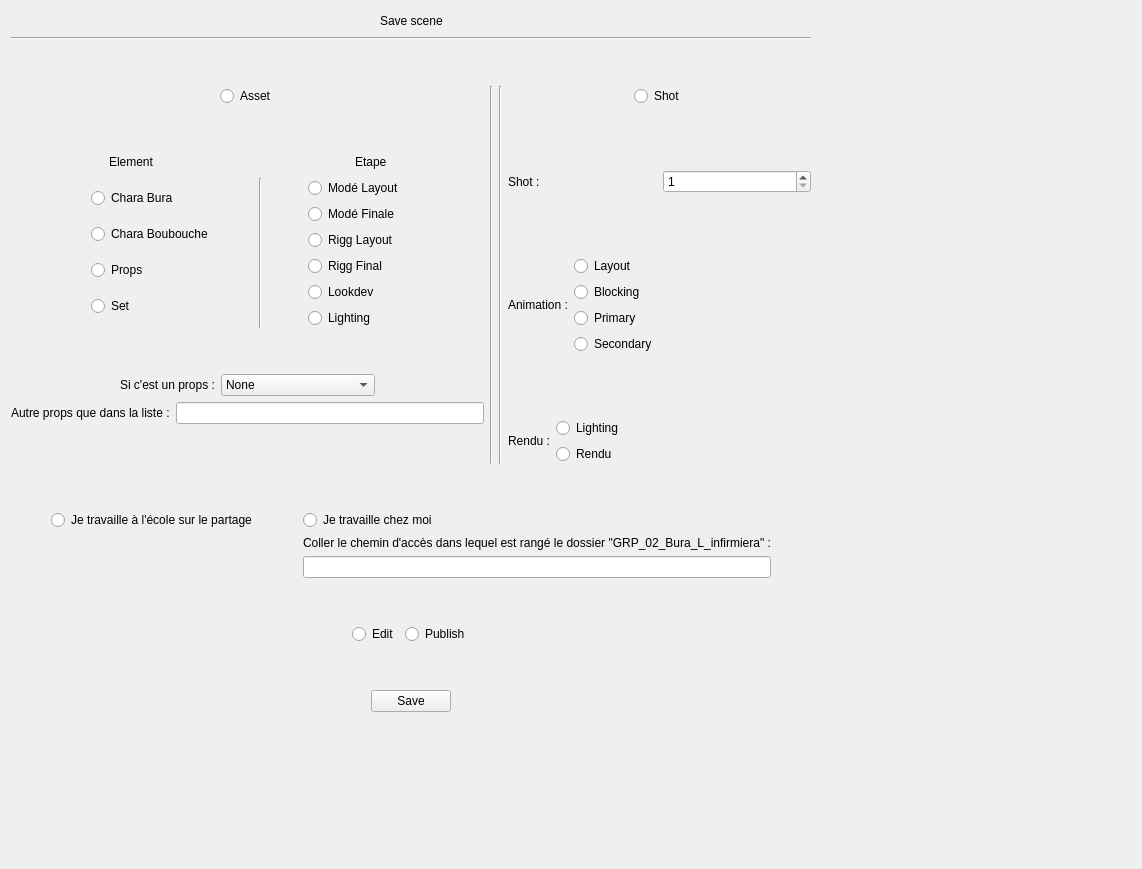
<?xml version="1.0" encoding="UTF-8"?>
<ui version="4.0">
 <class>Form</class>
 <widget class="QWidget" name="Form">
  <property name="geometry">
   <rect>
    <x>0</x>
    <y>0</y>
    <width>1142</width>
    <height>869</height>
   </rect>
  </property>
  <property name="windowTitle">
   <string>Form</string>
  </property>
  <layout class="QGridLayout" name="gridLayout">
   <item row="0" column="0">
    <layout class="QVBoxLayout" name="verticalLayout">
     <item>
      <layout class="QHBoxLayout" name="horizontalLayout">
       <item>
        <spacer name="horizontalSpacer">
         <property name="orientation">
          <enum>Qt::Horizontal</enum>
         </property>
         <property name="sizeHint" stdset="0">
          <size>
           <width>40</width>
           <height>20</height>
          </size>
         </property>
        </spacer>
       </item>
       <item>
        <widget class="QLabel" name="label">
         <property name="text">
          <string>Save scene</string>
         </property>
        </widget>
       </item>
       <item>
        <spacer name="horizontalSpacer_2">
         <property name="orientation">
          <enum>Qt::Horizontal</enum>
         </property>
         <property name="sizeHint" stdset="0">
          <size>
           <width>40</width>
           <height>20</height>
          </size>
         </property>
        </spacer>
       </item>
      </layout>
     </item>
     <item>
      <widget class="Line" name="line">
       <property name="orientation">
        <enum>Qt::Horizontal</enum>
       </property>
      </widget>
     </item>
     <item>
      <spacer name="verticalSpacer_13">
       <property name="orientation">
        <enum>Qt::Vertical</enum>
       </property>
       <property name="sizeHint" stdset="0">
        <size>
         <width>20</width>
         <height>40</height>
        </size>
       </property>
      </spacer>
     </item>
     <item>
      <layout class="QHBoxLayout" name="horizontalLayout_12">
       <item>
        <layout class="QVBoxLayout" name="verticalLayout_3">
         <item>
          <layout class="QHBoxLayout" name="horizontalLayout_14">
           <item>
            <spacer name="horizontalSpacer_23">
             <property name="orientation">
              <enum>Qt::Horizontal</enum>
             </property>
             <property name="sizeHint" stdset="0">
              <size>
               <width>40</width>
               <height>20</height>
              </size>
             </property>
            </spacer>
           </item>
           <item>
            <widget class="projectType" name="projectTypeAsset">
             <property name="text">
              <string>Asset</string>
             </property>
             <attribute name="buttonGroup">
              <string notr="true">projectType</string>
             </attribute>
            </widget>
           </item>
           <item>
            <spacer name="horizontalSpacer_4">
             <property name="orientation">
              <enum>Qt::Horizontal</enum>
             </property>
             <property name="sizeHint" stdset="0">
              <size>
               <width>40</width>
               <height>20</height>
              </size>
             </property>
            </spacer>
           </item>
          </layout>
         </item>
         <item>
          <spacer name="verticalSpacer_2">
           <property name="orientation">
            <enum>Qt::Vertical</enum>
           </property>
           <property name="sizeHint" stdset="0">
            <size>
             <width>20</width>
             <height>40</height>
            </size>
           </property>
          </spacer>
         </item>
         <item>
          <layout class="QHBoxLayout" name="horizontalLayout_3">
           <item>
            <spacer name="horizontalSpacer_7">
             <property name="orientation">
              <enum>Qt::Horizontal</enum>
             </property>
             <property name="sizeHint" stdset="0">
              <size>
               <width>40</width>
               <height>20</height>
              </size>
             </property>
            </spacer>
           </item>
           <item>
            <widget class="QLabel" name="label_5">
             <property name="text">
              <string>Element</string>
             </property>
            </widget>
           </item>
           <item>
            <spacer name="horizontalSpacer_10">
             <property name="orientation">
              <enum>Qt::Horizontal</enum>
             </property>
             <property name="sizeHint" stdset="0">
              <size>
               <width>40</width>
               <height>20</height>
              </size>
             </property>
            </spacer>
           </item>
           <item>
            <spacer name="horizontalSpacer_8">
             <property name="orientation">
              <enum>Qt::Horizontal</enum>
             </property>
             <property name="sizeHint" stdset="0">
              <size>
               <width>40</width>
               <height>20</height>
              </size>
             </property>
            </spacer>
           </item>
           <item>
            <widget class="QLabel" name="label_4">
             <property name="text">
              <string>Etape</string>
             </property>
            </widget>
           </item>
           <item>
            <spacer name="horizontalSpacer_9">
             <property name="orientation">
              <enum>Qt::Horizontal</enum>
             </property>
             <property name="sizeHint" stdset="0">
              <size>
               <width>40</width>
               <height>20</height>
              </size>
             </property>
            </spacer>
           </item>
          </layout>
         </item>
         <item>
          <layout class="QHBoxLayout" name="horizontalLayout_5">
           <item>
            <spacer name="horizontalSpacer_11">
             <property name="orientation">
              <enum>Qt::Horizontal</enum>
             </property>
             <property name="sizeHint" stdset="0">
              <size>
               <width>40</width>
               <height>20</height>
              </size>
             </property>
            </spacer>
           </item>
           <item>
            <spacer name="horizontalSpacer_19">
             <property name="orientation">
              <enum>Qt::Horizontal</enum>
             </property>
             <property name="sizeHint" stdset="0">
              <size>
               <width>40</width>
               <height>20</height>
              </size>
             </property>
            </spacer>
           </item>
           <item>
            <layout class="QVBoxLayout" name="verticalLayout_2">
             <item>
              <widget class="QRadioButton" name="charaBuraButton">
               <property name="text">
                <string>Chara Bura</string>
               </property>
               <attribute name="buttonGroup">
                <string notr="true">assetElement</string>
               </attribute>
              </widget>
             </item>
             <item>
              <widget class="QRadioButton" name="charaBouboucheButton">
               <property name="text">
                <string>Chara Boubouche</string>
               </property>
               <attribute name="buttonGroup">
                <string notr="true">assetElement</string>
               </attribute>
              </widget>
             </item>
             <item>
              <widget class="QRadioButton" name="propsButton">
               <property name="text">
                <string>Props</string>
               </property>
               <attribute name="buttonGroup">
                <string notr="true">assetElement</string>
               </attribute>
              </widget>
             </item>
             <item>
              <widget class="QRadioButton" name="setButton">
               <property name="text">
                <string>Set</string>
               </property>
               <attribute name="buttonGroup">
                <string notr="true">assetElement</string>
               </attribute>
              </widget>
             </item>
            </layout>
           </item>
           <item>
            <spacer name="horizontalSpacer_12">
             <property name="orientation">
              <enum>Qt::Horizontal</enum>
             </property>
             <property name="sizeHint" stdset="0">
              <size>
               <width>40</width>
               <height>20</height>
              </size>
             </property>
            </spacer>
           </item>
           <item>
            <widget class="Line" name="line_5">
             <property name="orientation">
              <enum>Qt::Vertical</enum>
             </property>
            </widget>
           </item>
           <item>
            <spacer name="horizontalSpacer_14">
             <property name="orientation">
              <enum>Qt::Horizontal</enum>
             </property>
             <property name="sizeHint" stdset="0">
              <size>
               <width>40</width>
               <height>20</height>
              </size>
             </property>
            </spacer>
           </item>
           <item>
            <layout class="QVBoxLayout" name="verticalLayout_7">
             <item>
              <widget class="QRadioButton" name="modeLayoutButton">
               <property name="text">
                <string>Modé Layout</string>
               </property>
               <attribute name="buttonGroup">
                <string notr="true">assetStep</string>
               </attribute>
              </widget>
             </item>
             <item>
              <widget class="QRadioButton" name="modeFinaleButton">
               <property name="text">
                <string>Modé Finale</string>
               </property>
               <attribute name="buttonGroup">
                <string notr="true">assetStep</string>
               </attribute>
              </widget>
             </item>
             <item>
              <widget class="QRadioButton" name="riggLayoutButton">
               <property name="text">
                <string>Rigg Layout</string>
               </property>
               <attribute name="buttonGroup">
                <string notr="true">assetStep</string>
               </attribute>
              </widget>
             </item>
             <item>
              <widget class="QRadioButton" name="riggFinalButton">
               <property name="text">
                <string>Rigg Final</string>
               </property>
               <attribute name="buttonGroup">
                <string notr="true">assetStep</string>
               </attribute>
              </widget>
             </item>
             <item>
              <widget class="QRadioButton" name="lookdevButton">
               <property name="text">
                <string>Lookdev</string>
               </property>
               <attribute name="buttonGroup">
                <string notr="true">assetStep</string>
               </attribute>
              </widget>
             </item>
             <item>
              <widget class="QRadioButton" name="lightingButton_2">
               <property name="text">
                <string>Lighting</string>
               </property>
               <attribute name="buttonGroup">
                <string notr="true">assetStep</string>
               </attribute>
              </widget>
             </item>
            </layout>
           </item>
           <item>
            <spacer name="horizontalSpacer_20">
             <property name="orientation">
              <enum>Qt::Horizontal</enum>
             </property>
             <property name="sizeHint" stdset="0">
              <size>
               <width>40</width>
               <height>20</height>
              </size>
             </property>
            </spacer>
           </item>
           <item>
            <spacer name="horizontalSpacer_13">
             <property name="orientation">
              <enum>Qt::Horizontal</enum>
             </property>
             <property name="sizeHint" stdset="0">
              <size>
               <width>40</width>
               <height>20</height>
              </size>
             </property>
            </spacer>
           </item>
          </layout>
         </item>
         <item>
          <spacer name="verticalSpacer_7">
           <property name="orientation">
            <enum>Qt::Vertical</enum>
           </property>
           <property name="sizeHint" stdset="0">
            <size>
             <width>20</width>
             <height>40</height>
            </size>
           </property>
          </spacer>
         </item>
         <item>
          <layout class="QHBoxLayout" name="horizontalLayout_4">
           <item>
            <spacer name="horizontalSpacer_27">
             <property name="orientation">
              <enum>Qt::Horizontal</enum>
             </property>
             <property name="sizeHint" stdset="0">
              <size>
               <width>40</width>
               <height>20</height>
              </size>
             </property>
            </spacer>
           </item>
           <item>
            <widget class="QLabel" name="label_6">
             <property name="text">
              <string>Si c'est un props :</string>
             </property>
            </widget>
           </item>
           <item>
            <widget class="QComboBox" name="propsList">
             <item>
              <property name="text">
               <string>None</string>
              </property>
             </item>
             <item>
              <property name="text">
               <string>Autre que la liste</string>
              </property>
             </item>
             <item>
              <property name="text">
               <string>agrafeuse</string>
              </property>
             </item>
             <item>
              <property name="text">
               <string>armoire</string>
              </property>
             </item>
             <item>
              <property name="text">
               <string>bocaux</string>
              </property>
             </item>
             <item>
              <property name="text">
               <string>banane</string>
              </property>
             </item>
             <item>
              <property name="text">
               <string>bocaux</string>
              </property>
             </item>
             <item>
              <property name="text">
               <string>boite_medicament_A</string>
              </property>
             </item>
             <item>
              <property name="text">
               <string>boite_medicament_B</string>
              </property>
             </item>
             <item>
              <property name="text">
               <string>boite_medicament_C</string>
              </property>
             </item>
             <item>
              <property name="text">
               <string>boite_mouchoirs</string>
              </property>
             </item>
             <item>
              <property name="text">
               <string>ciseaux</string>
              </property>
             </item>
             <item>
              <property name="text">
               <string>commode_A</string>
              </property>
             </item>
             <item>
              <property name="text">
               <string>commode_B</string>
              </property>
             </item>
             <item>
              <property name="text">
               <string>commode_C</string>
              </property>
             </item>
             <item>
              <property name="text">
               <string>commode_D</string>
              </property>
             </item>
             <item>
              <property name="text">
               <string>commode_E</string>
              </property>
             </item>
             <item>
              <property name="text">
               <string>electrocardiogramme</string>
              </property>
             </item>
             <item>
              <property name="text">
               <string>flacon</string>
              </property>
             </item>
             <item>
              <property name="text">
               <string>insufflateur</string>
              </property>
             </item>
             <item>
              <property name="text">
               <string>introduction</string>
              </property>
             </item>
             <item>
              <property name="text">
               <string>lit</string>
              </property>
             </item>
             <item>
              <property name="text">
               <string>machine_respiratoire</string>
              </property>
             </item>
             <item>
              <property name="text">
               <string>orbitoclaste</string>
              </property>
             </item>
             <item>
              <property name="text">
               <string>peluche</string>
              </property>
             </item>
             <item>
              <property name="text">
               <string>perfusion</string>
              </property>
             </item>
             <item>
              <property name="text">
               <string>pince_a_epiler_A</string>
              </property>
             </item>
             <item>
              <property name="text">
               <string>pince_a_epiler_B</string>
              </property>
             </item>
             <item>
              <property name="text">
               <string>pince_a_epiler_C</string>
              </property>
             </item>
             <item>
              <property name="text">
               <string>pince_a_epiler_D</string>
              </property>
             </item>
             <item>
              <property name="text">
               <string>pince_a_epiler_E</string>
              </property>
             </item>
             <item>
              <property name="text">
               <string>pissette</string>
              </property>
             </item>
             <item>
              <property name="text">
               <string>plateau</string>
              </property>
             </item>
             <item>
              <property name="text">
               <string>poubelle</string>
              </property>
             </item>
             <item>
              <property name="text">
               <string>prise_electrique</string>
              </property>
             </item>
             <item>
              <property name="text">
               <string>pshitpshit</string>
              </property>
             </item>
             <item>
              <property name="text">
               <string>sac</string>
              </property>
             </item>
             <item>
              <property name="text">
               <string>scialytique</string>
              </property>
             </item>
             <item>
              <property name="text">
               <string>stethoscope</string>
              </property>
             </item>
             <item>
              <property name="text">
               <string>sucette</string>
              </property>
             </item>
             <item>
              <property name="text">
               <string>sucre_orge</string>
              </property>
             </item>
             <item>
              <property name="text">
               <string>table</string>
              </property>
             </item>
             <item>
              <property name="text">
               <string>tablette_avec_boutons</string>
              </property>
             </item>
            </widget>
           </item>
           <item>
            <spacer name="horizontalSpacer_28">
             <property name="orientation">
              <enum>Qt::Horizontal</enum>
             </property>
             <property name="sizeHint" stdset="0">
              <size>
               <width>40</width>
               <height>20</height>
              </size>
             </property>
            </spacer>
           </item>
          </layout>
         </item>
         <item>
          <layout class="QHBoxLayout" name="horizontalLayout_15">
           <item>
            <widget class="QLabel" name="label_2">
             <property name="text">
              <string>Autre props que dans la liste :</string>
             </property>
            </widget>
           </item>
           <item>
            <widget class="QLineEdit" name="props_autre"/>
           </item>
          </layout>
         </item>
         <item>
          <spacer name="verticalSpacer_5">
           <property name="orientation">
            <enum>Qt::Vertical</enum>
           </property>
           <property name="sizeHint" stdset="0">
            <size>
             <width>20</width>
             <height>40</height>
            </size>
           </property>
          </spacer>
         </item>
        </layout>
       </item>
       <item>
        <widget class="Line" name="line_4">
         <property name="orientation">
          <enum>Qt::Vertical</enum>
         </property>
        </widget>
       </item>
       <item>
        <widget class="Line" name="line_3">
         <property name="orientation">
          <enum>Qt::Vertical</enum>
         </property>
        </widget>
       </item>
       <item>
        <layout class="QVBoxLayout" name="verticalLayout_6">
         <item>
          <layout class="QHBoxLayout" name="horizontalLayout_2">
           <item>
            <spacer name="horizontalSpacer_3">
             <property name="orientation">
              <enum>Qt::Horizontal</enum>
             </property>
             <property name="sizeHint" stdset="0">
              <size>
               <width>40</width>
               <height>20</height>
              </size>
             </property>
            </spacer>
           </item>
           <item>
            <widget class="QRadioButton" name="projectTypeShot">
             <property name="text">
              <string>Shot</string>
             </property>
             <attribute name="buttonGroup">
              <string notr="true">projectType</string>
             </attribute>
            </widget>
           </item>
           <item>
            <spacer name="horizontalSpacer_5">
             <property name="orientation">
              <enum>Qt::Horizontal</enum>
             </property>
             <property name="sizeHint" stdset="0">
              <size>
               <width>40</width>
               <height>20</height>
              </size>
             </property>
            </spacer>
           </item>
          </layout>
         </item>
         <item>
          <spacer name="verticalSpacer_11">
           <property name="orientation">
            <enum>Qt::Vertical</enum>
           </property>
           <property name="sizeHint" stdset="0">
            <size>
             <width>20</width>
             <height>40</height>
            </size>
           </property>
          </spacer>
         </item>
         <item>
          <layout class="QHBoxLayout" name="horizontalLayout_7">
           <item>
            <widget class="QLabel" name="label_8">
             <property name="text">
              <string>Shot :</string>
             </property>
            </widget>
           </item>
           <item>
            <widget class="QSpinBox" name="shotNumber">
             <property name="minimum">
              <number>1</number>
             </property>
             <property name="maximum">
              <number>3</number>
             </property>
            </widget>
           </item>
          </layout>
         </item>
         <item>
          <spacer name="verticalSpacer_6">
           <property name="orientation">
            <enum>Qt::Vertical</enum>
           </property>
           <property name="sizeHint" stdset="0">
            <size>
             <width>20</width>
             <height>40</height>
            </size>
           </property>
          </spacer>
         </item>
         <item>
          <layout class="QHBoxLayout" name="horizontalLayout_10">
           <item>
            <widget class="QLabel" name="label_9">
             <property name="text">
              <string>Animation :</string>
             </property>
            </widget>
           </item>
           <item>
            <layout class="QVBoxLayout" name="verticalLayout_8">
             <item>
              <widget class="QRadioButton" name="layoutAnimButton">
               <property name="text">
                <string>Layout</string>
               </property>
               <attribute name="buttonGroup">
                <string notr="true">shotStep</string>
               </attribute>
              </widget>
             </item>
             <item>
              <widget class="QRadioButton" name="blkAnimButton">
               <property name="text">
                <string>Blocking</string>
               </property>
               <attribute name="buttonGroup">
                <string notr="true">shotStep</string>
               </attribute>
              </widget>
             </item>
             <item>
              <widget class="QRadioButton" name="prmAnimButton">
               <property name="text">
                <string>Primary</string>
               </property>
               <attribute name="buttonGroup">
                <string notr="true">shotStep</string>
               </attribute>
              </widget>
             </item>
             <item>
              <widget class="QRadioButton" name="secAnimButton">
               <property name="text">
                <string>Secondary</string>
               </property>
               <attribute name="buttonGroup">
                <string notr="true">shotStep</string>
               </attribute>
              </widget>
             </item>
            </layout>
           </item>
           <item>
            <spacer name="horizontalSpacer_17">
             <property name="orientation">
              <enum>Qt::Horizontal</enum>
             </property>
             <property name="sizeHint" stdset="0">
              <size>
               <width>40</width>
               <height>20</height>
              </size>
             </property>
            </spacer>
           </item>
          </layout>
         </item>
         <item>
          <spacer name="verticalSpacer_4">
           <property name="orientation">
            <enum>Qt::Vertical</enum>
           </property>
           <property name="sizeHint" stdset="0">
            <size>
             <width>20</width>
             <height>40</height>
            </size>
           </property>
          </spacer>
         </item>
         <item>
          <layout class="QHBoxLayout" name="horizontalLayout_11">
           <item>
            <widget class="QLabel" name="label_10">
             <property name="text">
              <string>Rendu :</string>
             </property>
            </widget>
           </item>
           <item>
            <layout class="QVBoxLayout" name="verticalLayout_9">
             <item>
              <widget class="QRadioButton" name="lightingButton">
               <property name="text">
                <string>Lighting</string>
               </property>
               <attribute name="buttonGroup">
                <string notr="true">shotStep</string>
               </attribute>
              </widget>
             </item>
             <item>
              <widget class="QRadioButton" name="renderButton">
               <property name="text">
                <string>Rendu</string>
               </property>
               <attribute name="buttonGroup">
                <string notr="true">shotStep</string>
               </attribute>
              </widget>
             </item>
            </layout>
           </item>
           <item>
            <spacer name="horizontalSpacer_18">
             <property name="orientation">
              <enum>Qt::Horizontal</enum>
             </property>
             <property name="sizeHint" stdset="0">
              <size>
               <width>40</width>
               <height>20</height>
              </size>
             </property>
            </spacer>
           </item>
          </layout>
         </item>
        </layout>
       </item>
      </layout>
     </item>
     <item>
      <spacer name="verticalSpacer_8">
       <property name="orientation">
        <enum>Qt::Vertical</enum>
       </property>
       <property name="sizeHint" stdset="0">
        <size>
         <width>20</width>
         <height>40</height>
        </size>
       </property>
      </spacer>
     </item>
     <item>
      <layout class="QHBoxLayout" name="horizontalLayout_8">
       <item>
        <spacer name="horizontalSpacer_6">
         <property name="orientation">
          <enum>Qt::Horizontal</enum>
         </property>
         <property name="sizeHint" stdset="0">
          <size>
           <width>40</width>
           <height>20</height>
          </size>
         </property>
        </spacer>
       </item>
       <item>
        <layout class="QVBoxLayout" name="verticalLayout_5">
         <item>
          <layout class="QHBoxLayout" name="horizontalLayout_6">
           <item>
            <widget class="workPlace" name="workingAtSchool">
             <property name="text">
              <string>Je travaille à l'école sur le partage</string>
             </property>
             <attribute name="buttonGroup">
              <string notr="true">workPlace</string>
             </attribute>
            </widget>
           </item>
          </layout>
         </item>
         <item>
          <spacer name="verticalSpacer">
           <property name="orientation">
            <enum>Qt::Vertical</enum>
           </property>
           <property name="sizeHint" stdset="0">
            <size>
             <width>20</width>
             <height>40</height>
            </size>
           </property>
          </spacer>
         </item>
        </layout>
       </item>
       <item>
        <spacer name="horizontalSpacer_24">
         <property name="orientation">
          <enum>Qt::Horizontal</enum>
         </property>
         <property name="sizeHint" stdset="0">
          <size>
           <width>40</width>
           <height>20</height>
          </size>
         </property>
        </spacer>
       </item>
       <item>
        <layout class="QVBoxLayout" name="verticalLayout_4">
         <item>
          <widget class="workPlace" name="workingAtHome">
           <property name="text">
            <string>Je travaille chez moi</string>
           </property>
           <attribute name="buttonGroup">
            <string notr="true">workPlace</string>
           </attribute>
          </widget>
         </item>
         <item>
          <widget class="QLabel" name="label_7">
           <property name="text">
            <string>Coller le chemin d'accès dans lequel est rangé le dossier &quot;GRP_02_Bura_L_infirmiera&quot; :</string>
           </property>
          </widget>
         </item>
         <item>
          <widget class="QLineEdit" name="homePcPath"/>
         </item>
        </layout>
       </item>
       <item>
        <spacer name="horizontalSpacer_22">
         <property name="orientation">
          <enum>Qt::Horizontal</enum>
         </property>
         <property name="sizeHint" stdset="0">
          <size>
           <width>40</width>
           <height>20</height>
          </size>
         </property>
        </spacer>
       </item>
      </layout>
     </item>
     <item>
      <spacer name="verticalSpacer_12">
       <property name="orientation">
        <enum>Qt::Vertical</enum>
       </property>
       <property name="sizeHint" stdset="0">
        <size>
         <width>20</width>
         <height>40</height>
        </size>
       </property>
      </spacer>
     </item>
     <item>
      <layout class="QHBoxLayout" name="horizontalLayout_13">
       <item>
        <spacer name="horizontalSpacer_25">
         <property name="orientation">
          <enum>Qt::Horizontal</enum>
         </property>
         <property name="sizeHint" stdset="0">
          <size>
           <width>40</width>
           <height>20</height>
          </size>
         </property>
        </spacer>
       </item>
       <item>
        <widget class="QRadioButton" name="radioButton">
         <property name="text">
          <string>Edit</string>
         </property>
         <attribute name="buttonGroup">
          <string notr="true">editPublish</string>
         </attribute>
        </widget>
       </item>
       <item>
        <widget class="QRadioButton" name="radioButton_2">
         <property name="text">
          <string>Publish</string>
         </property>
         <attribute name="buttonGroup">
          <string notr="true">editPublish</string>
         </attribute>
        </widget>
       </item>
       <item>
        <spacer name="horizontalSpacer_26">
         <property name="orientation">
          <enum>Qt::Horizontal</enum>
         </property>
         <property name="sizeHint" stdset="0">
          <size>
           <width>40</width>
           <height>20</height>
          </size>
         </property>
        </spacer>
       </item>
      </layout>
     </item>
     <item>
      <spacer name="verticalSpacer_9">
       <property name="orientation">
        <enum>Qt::Vertical</enum>
       </property>
       <property name="sizeHint" stdset="0">
        <size>
         <width>20</width>
         <height>40</height>
        </size>
       </property>
      </spacer>
     </item>
     <item>
      <layout class="QHBoxLayout" name="horizontalLayout_9">
       <item>
        <spacer name="horizontalSpacer_15">
         <property name="orientation">
          <enum>Qt::Horizontal</enum>
         </property>
         <property name="sizeHint" stdset="0">
          <size>
           <width>40</width>
           <height>20</height>
          </size>
         </property>
        </spacer>
       </item>
       <item>
        <widget class="QPushButton" name="saveButton">
         <property name="text">
          <string>Save</string>
         </property>
        </widget>
       </item>
       <item>
        <spacer name="horizontalSpacer_16">
         <property name="orientation">
          <enum>Qt::Horizontal</enum>
         </property>
         <property name="sizeHint" stdset="0">
          <size>
           <width>40</width>
           <height>20</height>
          </size>
         </property>
        </spacer>
       </item>
      </layout>
     </item>
     <item>
      <spacer name="verticalSpacer_10">
       <property name="orientation">
        <enum>Qt::Vertical</enum>
       </property>
       <property name="sizeHint" stdset="0">
        <size>
         <width>20</width>
         <height>40</height>
        </size>
       </property>
      </spacer>
     </item>
    </layout>
   </item>
   <item row="0" column="1">
    <spacer name="horizontalSpacer_21">
     <property name="orientation">
      <enum>Qt::Horizontal</enum>
     </property>
     <property name="sizeHint" stdset="0">
      <size>
       <width>40</width>
       <height>20</height>
      </size>
     </property>
    </spacer>
   </item>
   <item row="1" column="0">
    <spacer name="verticalSpacer_3">
     <property name="orientation">
      <enum>Qt::Vertical</enum>
     </property>
     <property name="sizeHint" stdset="0">
      <size>
       <width>20</width>
       <height>40</height>
      </size>
     </property>
    </spacer>
   </item>
  </layout>
  <zorder>verticalSpacer_3</zorder>
  <zorder>horizontalSpacer_21</zorder>
 </widget>
 <customwidgets>
  <customwidget>
   <class>projectType</class>
   <extends>QRadioButton</extends>
   <header location="global">projecttype.h</header>
  </customwidget>
  <customwidget>
   <class>workPlace</class>
   <extends>QRadioButton</extends>
   <header location="global">workplace.h</header>
  </customwidget>
 </customwidgets>
 <resources/>
 <connections/>
 <buttongroups>
  <buttongroup name="projectType"/>
  <buttongroup name="editPublish"/>
  <buttongroup name="assetElement"/>
  <buttongroup name="assetStep"/>
  <buttongroup name="workPlace"/>
  <buttongroup name="shotStep"/>
 </buttongroups>
</ui>
